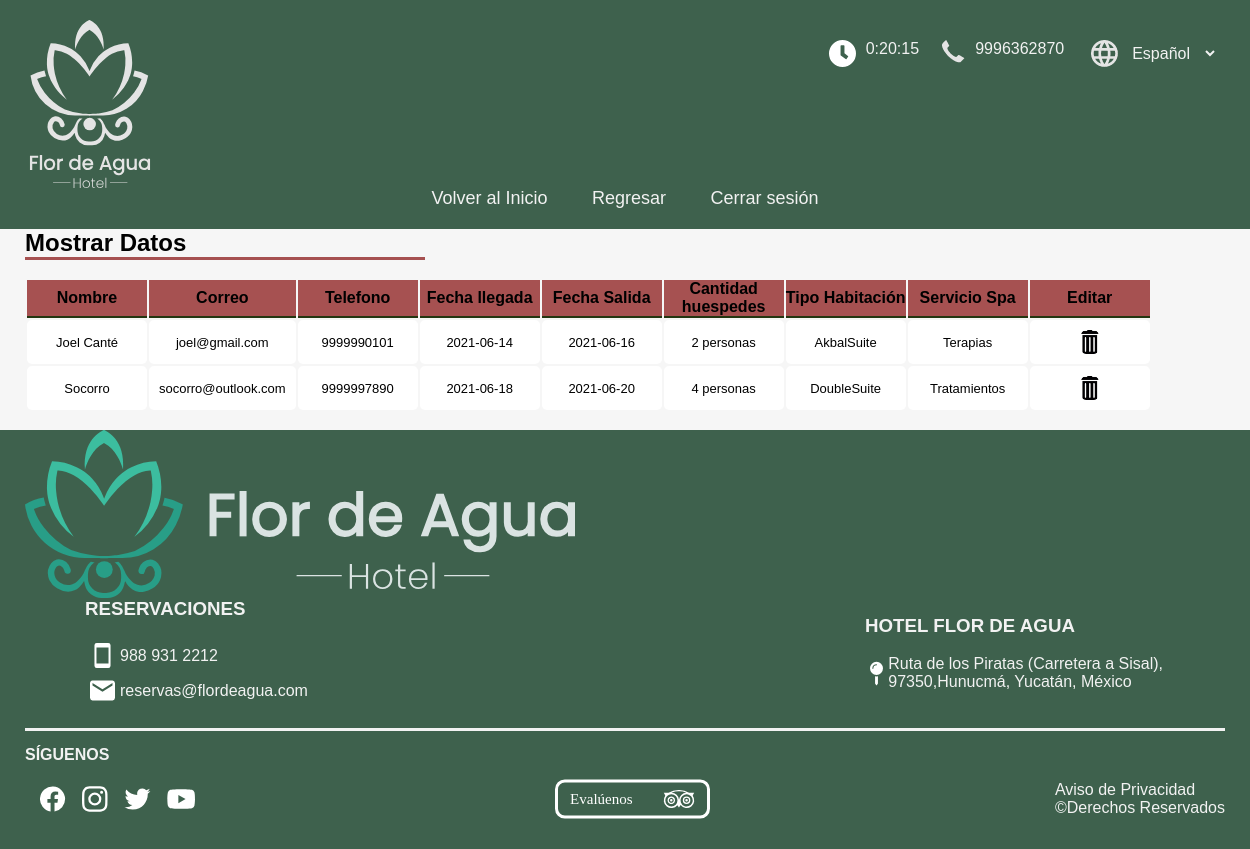
The page /registro.php (signed in) on the database its author committed.
### tables this page shows
CREATE TABLE `reservaciones` (
  `nombre` varchar(30) NOT NULL,
  `correo` varchar(30) NOT NULL,
  `telefono` varchar(10) NOT NULL,
  `llegada` date NOT NULL,
  `salida` date NOT NULL,
  `persona` int(1) NOT NULL,
  `habitacion` varchar(20) NOT NULL,
  `spa` varchar(15) NOT NULL
);

### registro.php (the view, shortened to what this page needs)
<link rel="stylesheet" href="estilos.css">
<header>
<?php
include "cabecera_A.php";
?>
</header>
<section>
<div class="contenedor_inicio ancho">
      <div class="ancho" >
        <h2>Mostrar Datos</h1>
        <br>
      </div>
      <table>
       <tr>
        <th>Nombre</th>
        <th>Correo</th>
        <th>Telefono</th>
        <th>Fecha llegada</th>
        <th>Fecha Salida</th>
        <th>Cantidad huespedes</th>
        <th>Tipo Habitación</th>
        <th>Servicio Spa</th>
        <th>Editar</th>
       </tr>
      <?php
        include "conexion.php";
        $info= "SELECT * FROM reservaciones";
        $resultado = mysqli_query($conectar, $info);
        while ($row = mysqli_fetch_assoc($resultado)){
        ?>
        <tr>
          <td><?php echo $row["nombre"]; ?></td>
          <td><?php echo $row["correo"]; ?></td>
          <td><?php echo $row["telefono"]; ?></td>
          <td><?php echo $row["llegada"]; ?></td>
          <td><?php echo $row["salida"]; ?></td>
          <td><?php echo $row["persona"];?> personas</td>
          <td><?php echo $row["habitacion"]; ?></td>
          <td><?php echo $row["spa"]; ?></td>
          <td>
          <a href="#" onClick="validar('eliminar.php?nombre=<?php echo $row["nombre"]; ?>')"><img id="borrar" src="imagenes/borrar.png" alt=""></a>
          </tr>
        <?php
          }
        ?>
    </table>
    <br>
    </div>
</section>
<footer>
<?php
include "pie.php"
?>
</footer>

### cabecera_A.php (shortened to what this page needs)
<div id="cabecera">
        <div id="elementoscab" class="ancho">
           <div class="arriba">
            <figure id="Logo_Uno">
                <a href="index.php"><img src="imagenes/Loto.svg" alt="logohotel"></a>
                 </figure>
            <div class="arr">
                <div class="sup">
                    <img src="imagenes/Icon awesome-clock.svg" alt="">
                    <p id="reloj"></p>
                </div>
                <div class="sup">
                    <img src="imagenes/Icon zocial-call.png" alt="">
                    <a href="tel:9996362870">9996362870</a>
                </div>
                <div class="sup">
                    <img src="imagenes/Icon material-language.png" alt="">
                    <select name="seleccionar">
                        <option>Español</option>
                    </select>
               </div>
               </div>
           </div>
               <div id="menu">
                  <a href="index.php">Volver al Inicio</a>
                  <a href="reservar.php">Regresar</a>
                  <a href="salir.php">Cerrar sesión</a>
                </div>
       </div>
    </div>

### pie.php
<div id="logo_Dos" class="ancho arriba">
       <figure>
           <img src="imagenes/Flor-h.svg" alt="">
       </figure>
    </div>
    <div id="seccion_Uno" class="ancho">
        <div id="seccion_unodos">
            <h3>RESERVACIONES</h3>
            <br>
            <span class="iconos">
                <figure>
                 <img src="imagenes/Icon ionic-md-phone-portrait.svg" alt="">
                </figure>
               <a href="tel:988 931 2212"> 988 931 2212</a>
            </span>
            <span class="iconos">
                <figure>
                 <img src="imagenes/Icon material-email.svg" alt="">
                </figure>
               <a href="mailto">
                reservas@flordeagua.com
               </a>
            </span>
        </div>
        <div id="seccion_Unodos">
            <h3>HOTEL FLOR DE AGUA
            </h3>
            <br>
            <span class="iconos">
                <figure>
                 <img src="imagenes/Icon awesome-map-pin.svg" alt="">
                </figure>
               <a href="https://www.google.com/maps">
                Ruta de los Piratas (Carretera a Sisal), 97350,Hunucmá, Yucatán, México
            </a>
            </span>
        </div>
    </div>
    <div id="seccion_dos" class="ancho" >
        <h4>SÍGUENOS</h4>
        <div id="seccion_dosdos">
            <div  class="iconosdos">
                <figure>
                   <img src="imagenes/Grupo 2.svg" alt="">
                  </figure>
             </div>
             <div  class="iconosdos">
               <figure>
                   <a href="https://www.tripadvisor.com.mx/"> <img src="imagenes/Grupo 3.svg" alt=""></a>
                 </figure>
            </div>
            <div>
                <a href="#">Aviso de Privacidad</a>
                <p> &copy;Derechos Reservados</p>
            </div>
        </div>
    </div>

### estilos.css (style rules this page uses)
* { margin: 0; padding: 0; }
.ancho { width: 1200px; margin: auto; }
#cabecera { background-color: #3E614D; }
#elementoscab { padding: 20px; }
.arriba { display: flex; flex-direction: row; justify-content: space-between; height: 168px; }
.arr { display: flex; flex-direction: row; align-items:flex-start; justify-content:center; margin-top: 20px; margin-right: 60px; width: 300px; }
.sup { padding-right: 30px; margin-left: 20px; display: flex; flex-direction: row; justify-content:stretch; }
#reloj { color: #F2F2F2; font-weight: 300; text-decoration: none; margin-left: 10px; }
.sup a { color: #F2F2F2; font-weight: 300; text-decoration: none; margin-left: 10px; }
.sup select { background-color: transparent; font-size: 16px; font-family: 'Poppins', sans-serif; border: none; font-weight: 300; color: #F2F2F2; margin-left: 10px; width: 90px; }
#Logo_Uno { width: 130px; height: 168px; margin-bottom: 20px; }
img { width: 100%; height: 100%; border-radius: 5px; }
#menu { margin: auto; text-align: center; }
#menu a { margin: 20px; font-size: 18px; font-weight: 300; }
a { color: #F2F2F2; text-decoration: none; }
h2 { border-bottom: 3px solid #A65151; width: 400px; }
.iconos { display: flex; flex-direction: row; align-items: center; justify-content:stretch; }
.iconos figure { width: 25px; height: 25px; padding: 5px; }
footer { background-color: #3E614D; }
#seccion_Uno { display: flex; flex-direction:row; align-items: center; justify-content:space-between; border-bottom:#F2F2F2 3px solid ; color: #F2F2F2; }
#seccion_Unodos { padding-left: 60px; padding-right: 60px; padding-bottom: 20px; width: 25%; }
#seccion_dos { padding: 15px; color: #F2F2F2; }
#seccion_dosdos { display: flex; flex-direction:row; align-items: center; justify-content:space-between; }
.iconosdos figure { width: 155px; height: 40px; margin: 15px; }
th { border-bottom: 2px solid #233611 ; text-align: center; background-color: #A65151; width: 100px; }
td { text-align: center; width: 100px; padding: 10px; margin: 5px; background-color: #ffffff; font-family: 'Poppins', sans-serif; font-size: 13px; border-radius: 5px; }
#borrar { width: 18px; height: 24px; }

### rows shown on the page
reservaciones: nombre "Joel Canté", correo "joel@gmail.com", telefono "9999990101", llegada "2021-06-14", salida "2021-06-16", persona "2", habitacion "AkbalSuite", spa "Terapias"
reservaciones: nombre "Socorro", correo "socorro@outlook.com", telefono "9999997890", llegada "2021-06-18", salida "2021-06-20", persona "4", habitacion "DoubleSuite", spa "Tratamientos"
